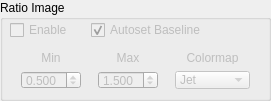
       <widget class="QGroupBox" name="RatioImageGroup">
        <property name="geometry">
         <rect>
          <x>10</x>
          <y>310</y>
          <width>271</width>
          <height>101</height>
         </rect>
        </property>
        <property name="title">
         <string>Ratio Image</string>
        </property>
        <widget class="QWidget" name="gridLayoutWidget_6">
         <property name="geometry">
          <rect>
           <x>10</x>
           <y>50</y>
           <width>251</width>
           <height>41</height>
          </rect>
         </property>
         <layout class="QGridLayout" name="RatioImageGrid">
          <item row="1" column="2">
           <widget class="QComboBox" name="ratio_colormap_combo">
            <property name="enabled">
             <bool>false</bool>
            </property>
            <property name="minimumSize">
             <size>
              <width>75</width>
              <height>18</height>
             </size>
            </property>
            <property name="maximumSize">
             <size>
              <width>75</width>
              <height>18</height>
             </size>
            </property>
            <property name="toolTip">
             <string>Select the colormap for the ratio image</string>
            </property>
            <property name="currentIndex">
             <number>1</number>
            </property>
            <item>
             <property name="text">
              <string>Grayscale</string>
             </property>
            </item>
            <item>
             <property name="text">
              <string>Jet</string>
             </property>
            </item>
            <item>
             <property name="text">
              <string>Hot</string>
             </property>
            </item>
            <item>
             <property name="text">
              <string>Cool</string>
             </property>
            </item>
            <item>
             <property name="text">
              <string>Autumn</string>
             </property>
            </item>
           </widget>
          </item>
          <item row="1" column="1">
           <widget class="QDoubleSpinBox" name="ratio_max_spin">
            <property name="enabled">
             <bool>false</bool>
            </property>
            <property name="sizePolicy">
             <sizepolicy hsizetype="Fixed" vsizetype="Fixed">
              <horstretch>0</horstretch>
              <verstretch>0</verstretch>
             </sizepolicy>
            </property>
            <property name="minimumSize">
             <size>
              <width>60</width>
              <height>18</height>
             </size>
            </property>
            <property name="maximumSize">
             <size>
              <width>60</width>
              <height>18</height>
             </size>
            </property>
            <property name="toolTip">
             <string>Set the maximum display value for the ratio image</string>
            </property>
            <property name="decimals">
             <number>3</number>
            </property>
            <property name="maximum">
             <double>100000.000000000000000</double>
            </property>
            <property name="value">
             <double>1.500000000000000</double>
            </property>
           </widget>
          </item>
          <item row="1" column="0">
           <widget class="QDoubleSpinBox" name="ratio_min_spin">
            <property name="enabled">
             <bool>false</bool>
            </property>
            <property name="sizePolicy">
             <sizepolicy hsizetype="Fixed" vsizetype="Fixed">
              <horstretch>0</horstretch>
              <verstretch>0</verstretch>
             </sizepolicy>
            </property>
            <property name="minimumSize">
             <size>
              <width>60</width>
              <height>18</height>
             </size>
            </property>
            <property name="maximumSize">
             <size>
              <width>60</width>
              <height>18</height>
             </size>
            </property>
            <property name="toolTip">
             <string>Set the minimum display value for the ratio image</string>
            </property>
            <property name="decimals">
             <number>3</number>
            </property>
            <property name="maximum">
             <double>100000.000000000000000</double>
            </property>
            <property name="value">
             <double>0.500000000000000</double>
            </property>
           </widget>
          </item>
          <item row="0" column="0">
           <widget class="QLabel" name="ratioMinLabel">
            <property name="enabled">
             <bool>false</bool>
            </property>
            <property name="sizePolicy">
             <sizepolicy hsizetype="Fixed" vsizetype="Fixed">
              <horstretch>0</horstretch>
              <verstretch>0</verstretch>
             </sizepolicy>
            </property>
            <property name="minimumSize">
             <size>
              <width>60</width>
              <height>13</height>
             </size>
            </property>
            <property name="maximumSize">
             <size>
              <width>60</width>
              <height>13</height>
             </size>
            </property>
            <property name="text">
             <string>Min</string>
            </property>
            <property name="alignment">
             <set>Qt::AlignCenter</set>
            </property>
           </widget>
          </item>
          <item row="0" column="1">
           <widget class="QLabel" name="ratioMaxLabel">
            <property name="enabled">
             <bool>false</bool>
            </property>
            <property name="sizePolicy">
             <sizepolicy hsizetype="Fixed" vsizetype="Fixed">
              <horstretch>0</horstretch>
              <verstretch>0</verstretch>
             </sizepolicy>
            </property>
            <property name="minimumSize">
             <size>
              <width>60</width>
              <height>13</height>
             </size>
            </property>
            <property name="maximumSize">
             <size>
              <width>60</width>
              <height>13</height>
             </size>
            </property>
            <property name="text">
             <string>Max</string>
            </property>
            <property name="alignment">
             <set>Qt::AlignCenter</set>
            </property>
           </widget>
          </item>
          <item row="0" column="2">
           <widget class="QLabel" name="ratioColormapLabel">
            <property name="enabled">
             <bool>false</bool>
            </property>
            <property name="sizePolicy">
             <sizepolicy hsizetype="Fixed" vsizetype="Fixed">
              <horstretch>0</horstretch>
              <verstretch>0</verstretch>
             </sizepolicy>
            </property>
            <property name="minimumSize">
             <size>
              <width>75</width>
              <height>13</height>
             </size>
            </property>
            <property name="maximumSize">
             <size>
              <width>75</width>
              <height>13</height>
             </size>
            </property>
            <property name="text">
             <string>Colormap</string>
            </property>
            <property name="alignment">
             <set>Qt::AlignCenter</set>
            </property>
           </widget>
          </item>
         </layout>
        </widget>
        <widget class="QWidget" name="horizontalLayoutWidget_5">
         <property name="geometry">
          <rect>
           <x>10</x>
           <y>20</y>
           <width>251</width>
           <height>21</height>
          </rect>
         </property>
         <layout class="QHBoxLayout" name="RatioImageExtra">
          <item>
           <widget class="QCheckBox" name="enable_ratio_image_checkbox">
            <property name="enabled">
             <bool>false</bool>
            </property>
            <property name="sizePolicy">
             <sizepolicy hsizetype="Fixed" vsizetype="Fixed">
              <horstretch>0</horstretch>
              <verstretch>0</verstretch>
             </sizepolicy>
            </property>
            <property name="minimumSize">
             <size>
              <width>75</width>
              <height>18</height>
             </size>
            </property>
            <property name="maximumSize">
             <size>
              <width>75</width>
              <height>18</height>
             </size>
            </property>
            <property name="toolTip">
             <string>Toggle display of the ratio image (relative inverse correlation time) during data acquisition</string>
            </property>
            <property name="text">
             <string>Enable</string>
            </property>
           </widget>
          </item>
          <item>
           <widget class="QCheckBox" name="autoset_baseline_check">
            <property name="enabled">
             <bool>false</bool>
            </property>
            <property name="minimumSize">
             <size>
              <width>0</width>
              <height>18</height>
             </size>
            </property>
            <property name="maximumSize">
             <size>
              <width>16777215</width>
              <height>18</height>
             </size>
            </property>
            <property name="toolTip">
             <string>Automatically set baseline for ratio image calculations using first sequence of acquired data</string>
            </property>
            <property name="text">
             <string>Autoset Baseline</string>
            </property>
            <property name="checked">
             <bool>true</bool>
            </property>
           </widget>
          </item>
         </layout>
        </widget>
       </widget>
